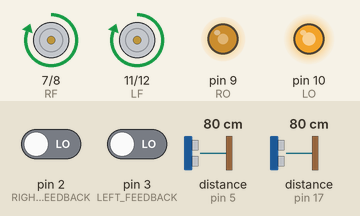
Simulated run of this sketch. Board: Arduino Nano, built with avr-gcc and run on an emulated ATmega328P. Parts: motor-driver pin pairs drawn as motors (green arrow = first pin HIGH = forward, orange = second pin HIGH = backward, longer = more drive), output pins drawn as LEDs (lit = HIGH). Inputs (shaded band) come from the test bench; at power-on: distance to the obstacle (sensors on pin 5, pin 17) 80 cm, pin 2 (RIGHT_FEEDBACK) LOW, pin 3 (LEFT_FEEDBACK) LOW. The echo pulse lasts 58.3 µs per cm.

Above: at 1.2 s.
1.3 s: distance to the obstacle (sensor on pin 5) set to 22 cm
2.8 s: distance to the obstacle (sensor on pin 5) set to 18 cm
At 3.01 s:
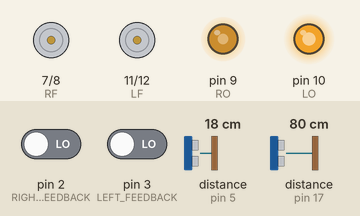
At 4.4 s:
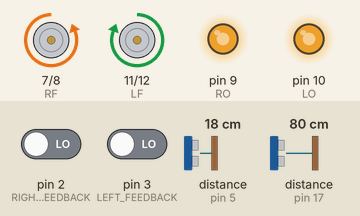
Timing chart, 0 to 5.9 s (numbered marks = the images above; inputs shaded):
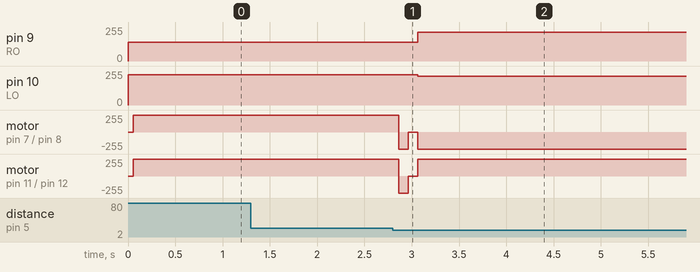

Measured:
- the behaviour switches between 20 and 19 cm on distance to the obstacle (sensor on pin 5) (found by bisection; images 0 and 1)
- after the input at 1.3 s, every drawn part: stays the same
- after the input at 2.8 s, pin 9 (RO): 140/255 → 215/255 after 0.26 s; pin 10 (LO): 227/255 → 215/255 after 0.26 s

The sketch:

Maze.ino
```cpp
#include <NewPing.h>

#define FRONT_TRIGGER_PIN  4 // Arduino pin tied to trigger pin on the ultrasonic sensor.
#define FRONT_ECHO_PIN     5 // Arduino pin tied to echo pin on the ultrasonic sensor.
#define BOTTOM_TRIGGER_PIN  13 // Arduino pin tied to trigger pin on the ultrasonic sensor.
#define BOTTOM_ECHO_PIN     17 // Arduino pin tied to echo pin on the ultrasonic sensor.
#define MAX_DISTANCE 50 // Maximum distance we want to ping for (in centimeters). Maximum sensor distance is rated at 400-500cm.

NewPing forward_sonar(FRONT_TRIGGER_PIN, FRONT_ECHO_PIN, MAX_DISTANCE); // Setup pins and max distance for forward facing sensor
NewPing down_sonar(BOTTOM_TRIGGER_PIN, BOTTOM_ECHO_PIN, MAX_DISTANCE); // Setup pins and max distance for downward facing sensor

int RF = 7;
int RB = 8;
int RO = 9;
int LO = 10;
int LF = 11;
int LB = 12;

int middle_ldr = A6;
int left_ldr = A7;
int right_ldr = A2;

const int LEFT_FEEDBACK = 3;
const int RIGHT_FEEDBACK = 2;

volatile int leftcounter = 0;
volatile int rightcounter = 0;

int LEFT_SPD = 227;
int RIGHT_SPD = 140;

float front_distance = 150;
float down_distance = 1;
float last_measured = 400;

// the setup function runs once when you press reset or power the board
void setup() {
  pinMode(RF, OUTPUT);    //rightmotor fowrards
  pinMode(RB, OUTPUT);    //rightmotor backwards
  pinMode(RO, OUTPUT);
  pinMode(LO, OUTPUT);
  pinMode(LF, OUTPUT);   //leftmotor forwards
  pinMode(LB, OUTPUT);   //leftmotor backwards

  Serial.begin(115200);
  attachInterrupt(digitalPinToInterrupt(LEFT_FEEDBACK), LeftMotorISR, RISING);
  attachInterrupt(digitalPinToInterrupt(RIGHT_FEEDBACK), RightMotorISR, RISING);

  analogWrite(RO, RIGHT_SPD);
  analogWrite(LO, LEFT_SPD);

  front_distance = forward_sonar.ping_cm();
  down_distance = down_sonar.ping_cm();
}

// the loop function runs over and over again forever
void loop() {
  delay(50);
  forward();
  set_speed(227, 140);

  //check for obstacle
  if (front_distance < 20 && front_distance > 0) {
    backward();
    delay(100);
    Stop();
    delay(100);

    check_direction();
  }

  last_measured = down_distance;
  front_distance = forward_sonar.ping_cm();
  down_distance = down_sonar.ping_cm();
}
// check max forward while straight speed
//complete all bonuses in the morning
//test chain of rovers
```

functions.ino
```cpp
void forward() {
  digitalWrite(RB, LOW);   // turn the LED on (HIGH is the voltage level)
  digitalWrite(LB, LOW);
  digitalWrite(RF, HIGH);   // turn the LED on (HIGH is the voltage level)
  digitalWrite(LF, HIGH);
}

void backward() {
  digitalWrite(RF, LOW);   // turn the LED on (HIGH is the voltage level)
  digitalWrite(LF, LOW);
  digitalWrite(RB, HIGH);   // turn the LED on (HIGH is the voltage level)
  digitalWrite(LB, HIGH);
}
void Stop() {
  digitalWrite(RF, LOW);   // turn the LED on (HIGH is the voltage level)
  digitalWrite(LF, LOW);
  digitalWrite(RB, LOW);   // turn the LED on (HIGH is the voltage level)
  digitalWrite(LB, LOW);
}

void S_left() {
  digitalWrite(RF, HIGH);   // turn the LED on (HIGH is the voltage level)

}

void S_right() {
  digitalWrite(LF, HIGH);   // turn the LED on (HIGH is the voltage level)
}

void LeftMotorISR() {
  leftcounter++;
}

void RightMotorISR() {
  rightcounter++;
}

void Turnleft(int r_time) {
  digitalWrite(RF, HIGH);
  delay(r_time);
  Stop();
}

void Turnright(int r_time) {
  digitalWrite(LF, HIGH);
  delay(r_time);
  Stop();
}

void Turnleftbackward(int r_time) {
  digitalWrite(RB, HIGH);
  delay(r_time);
  Stop();
}

void Turnrightbackward(int r_time) {
  digitalWrite(LB, HIGH);
  delay(r_time);
  Stop();
}

void Rotateleft(int r_time) {
  digitalWrite(RF, HIGH);
  digitalWrite(LB, HIGH);
  delay(r_time);
  Stop();
}

void Rotateright(int r_time) {
  digitalWrite(LF, HIGH);
  digitalWrite(RB, HIGH);
  if (r_time > 0) {
    delay(r_time);
    Stop();
  }
}

int get_ldr_reading(int sensor_pin) {
  int sensor_reading = 0;
  sensor_reading = analogRead(sensor_pin);
  return sensor_reading;
}

void set_speed(int left_s, int right_s) {
  analogWrite(RO, right_s);
  analogWrite(LO, left_s);
}

void search_for_light() {
  int best_counter = 0;
  int best_ldr_value = 9999;
  leftcounter = 0;

  // Set the motor speeds to be the same
  set_speed(215, 215);

  while (leftcounter < 299) {
    int ldr_val = get_ldr_reading(middle_ldr);
    if (ldr_val < best_ldr_value) {
      best_ldr_value = ldr_val;
      best_counter = leftcounter;
    }
    Rotateright(0);
  }

  Stop();
  leftcounter = 0;

  while (leftcounter < best_counter) {
      Rotateright(0);
  }
  Stop();
}

float get_distance() {
  delay(50);
  int distance = forward_sonar.ping_cm();
  delay(50);
  return distance;
}

/*void check_direction() {
  // Setup variables
  int first_zero = -1; // Keeps track of the first counter rotation to be 0
  int last_zero = -1; // Keeps track of the last counter rotation to be 0
  leftcounter = 0;

  // Set the motor speeds to be the same
  set_speed(215, 215);

  // Keep rotating until rotated 360 degrees
  while (leftcounter < 299) {
    // Read distance
    int my_distance = get_distance();

    // If the distance is greater than the current highest
    if (my_distance == 0) {
      if (first_zero < 0 && (leftcounter < 115 || leftcounter > 190)) {
        first_zero = leftcounter;
      }
      else if (leftcounter < 115 || leftcounter > 190) {
        last_zero = leftcounter;
      }
    }
    Rotateright(0); // Rotates clockwise on the spot
  }

  Stop(); // Stop rotating
  leftcounter = 0; // Reset the counter

  // Check if we are at a dead end
  if (first_zero < 0) {
    // Keep rotating until rotated 360 degrees
    while (leftcounter < 299) {
      // Read distance
      int my_distance = get_distance();

      // If the distance is greater than the current highest
      if (my_distance == 0) {
        if (first_zero < 0) {
          first_zero = leftcounter;
        }
        else if (leftcounter < 115 || leftcounter > 190) {
          last_zero = leftcounter;
        }
      }
      Rotateright(0); // Rotates clockwise on the spot
    }

    Stop(); // Stop rotating
    leftcounter = 0; // Reset the counter
  }

  int best_counter = (int) (first_zero + last_zero) / 2;

  // Keep rotating until we are facing the highest distance
  while (leftcounter < best_counter) {
      Rotateright(0);
  }
  Stop(); // Stop rotating
}*/

void check_direction() {
  // Setup variables
  int best_position = -1;
  int escapes = 0;
  leftcounter = 0;

  // Set the motor speeds to be the same
  set_speed(215, 215);

  // Keep rotating until rotated 360 degrees
  for (int i=0; i<4; i++) {
    leftcounter = 0;
    Rotateright(0); // Rotates clockwise on the spot
    while (leftcounter < 73) {
      // Do nothing
    }
    Stop();
    // Read distance
    int my_distance = get_distance();

    // If the distance is greater than the current highest
    if (my_distance == 0 && escapes == 0) {
      best_position = i;
      escapes++;
    }
    else if (my_distance == 0 && i > 1){
      best_position = i;
      escapes++;
    }


    delay(500);
  }

  Stop(); // Stop rotating
  leftcounter = 0; // Reset the counter

  // Keep rotating until we are facing the highest distance
  for (int i=0; i<best_position+1; i++) {
    leftcounter = 0;
    Rotateright(0); // Rotates clockwise on the spot
    while (leftcounter < 73) {
      // Do nothing
    }

    Stop();
    delay(500);
  }

  Stop(); // Stop rotating
}
```
